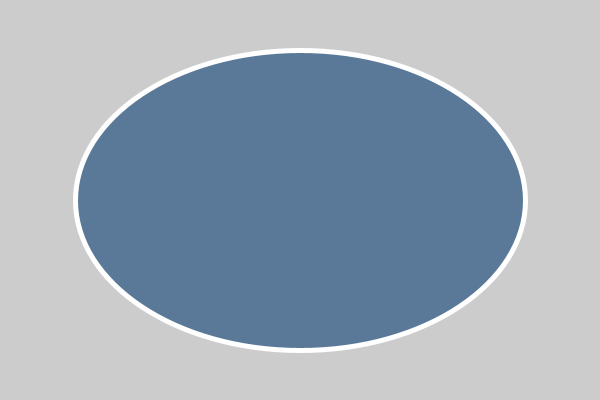
Frame 1 (no input)
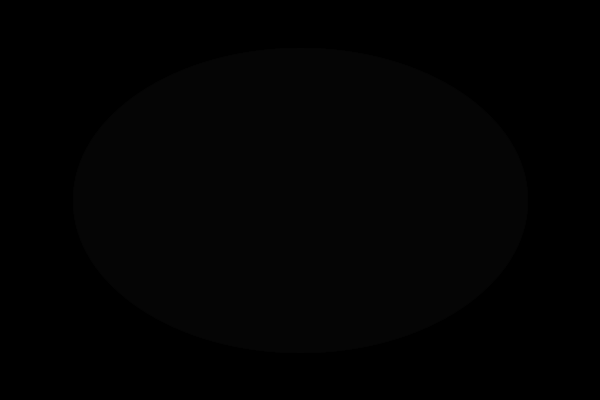
Frame 60 (the mouse pressed at the canvas centre just before this capture)
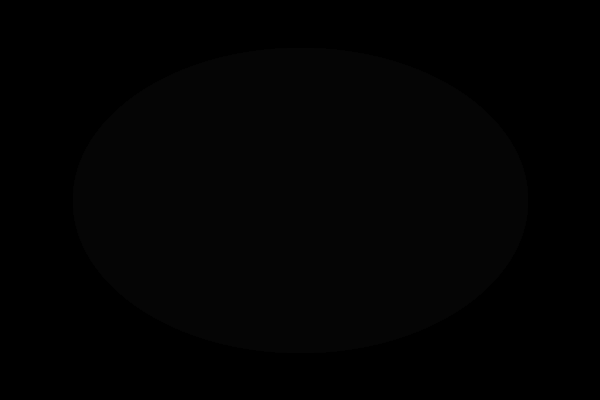
Frame 120 (the mouse held since frame 60 and released just before this capture)

The Processing sketch that drew these frames (run headless with seeded random() and noise(); from frame 60 on, the mouse is pressed at the canvas centre):

// Processing sketch: Fade2
// ── Fade2.pde
// forum.processing.org/two/discussion/13189/a-better-way-to-fade
// GoToLoop (2015-Oct-22)
 
static final int FPS = 10, FADE = 030;
PGraphics fader;
 
void setup() {
  size(600, 400, JAVA2D);
  frameRate(FPS);
  imageMode(CORNER);
 
  fader = createGraphics(width, height, JAVA2D);
  fader.smooth(4);
  fader.beginDraw();
  fader.strokeWeight(5);
  fader.stroke(-1);
 
  mousePressed();
}
 
void draw() {
  image(fader, 0, 0);
 
  fader.beginDraw();
  fader.pushStyle();
  fader.noStroke();
  fader.fill(0, FADE);
  fader.rect(0, 0, width, height);
  fader.popStyle();
  fader.endDraw();
}
 
void mousePressed() {
  fader.beginDraw();
  fader.fill((color) random(#000000));
  fader.ellipse(width>>1, height>>1, width*3/4, height*3/4);
  fader.endDraw();
}
 
void keyPressed() {
  if (key == ENTER | key == RETURN)  fader.save(dataPath(nf(frameCount, 4) + ".png"));
  else                               mousePressed();
}
